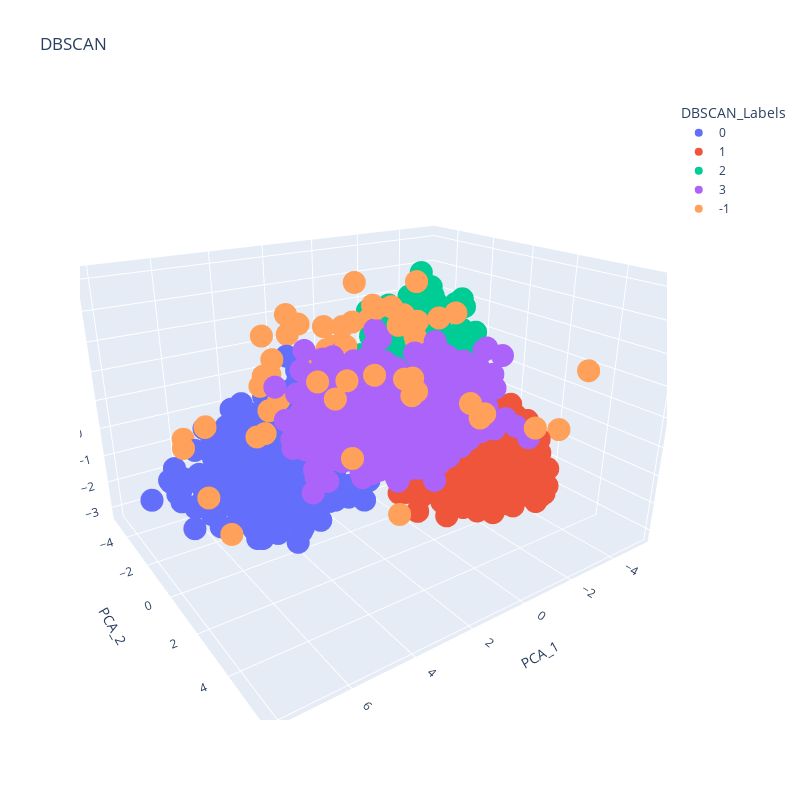

Notebook code cell kept with this figure:
### Code cell
px.scatter_3d(
    pca_df,
    x = "PCA_1",
    y = "PCA_2",
    z = "PCA_3",
    color = 'DBSCAN_Labels',
    title = 'DBSCAN',
    width = 800,
    height = 800
)

### Figure 1 — Plotly figure (JSON) as saved in the notebook; plotly's stock layout.template omitted (floating-point values rounded to 4 significant figures; data arrays with more than 128 entries replaced by an {"elided": "..."} marker saying what was removed)
{"data": [{"hovertemplate": "DBSCAN_Labels=0<br>PCA_1=%{x}<br>PCA_2=%{y}<br>PCA_3=%{z}<extra></extra>", "legendgroup": "0", "marker": {"color": "#636efa", "symbol": "circle"}, "mode": "markers", "name": "0", "scene": "scene", "showlegend": true, "type": "scatter3d", "x": {"elided": "503 float values"}, "y": {"elided": "503 float values"}, "z": {"elided": "503 float values"}}, {"hovertemplate": "DBSCAN_Labels=1<br>PCA_1=%{x}<br>PCA_2=%{y}<br>PCA_3=%{z}<extra></extra>", "legendgroup": "1", "marker": {"color": "#EF553B", "symbol": "circle"}, "mode": "markers", "name": "1", "scene": "scene", "showlegend": true, "type": "scatter3d", "x": {"elided": "621 float values"}, "y": {"elided": "621 float values"}, "z": {"elided": "621 float values"}}, {"hovertemplate": "DBSCAN_Labels=2<br>PCA_1=%{x}<br>PCA_2=%{y}<br>PCA_3=%{z}<extra></extra>", "legendgroup": "2", "marker": {"color": "#00cc96", "symbol": "circle"}, "mode": "markers", "name": "2", "scene": "scene", "showlegend": true, "type": "scatter3d", "x": {"elided": "475 float values"}, "y": {"elided": "475 float values"}, "z": {"elided": "475 float values"}}, {"hovertemplate": "DBSCAN_Labels=3<br>PCA_1=%{x}<br>PCA_2=%{y}<br>PCA_3=%{z}<extra></extra>", "legendgroup": "3", "marker": {"color": "#ab63fa", "symbol": "circle"}, "mode": "markers", "name": "3", "scene": "scene", "showlegend": true, "type": "scatter3d", "x": {"elided": "539 float values"}, "y": {"elided": "539 float values"}, "z": {"elided": "539 float values"}}, {"hovertemplate": "DBSCAN_Labels=-1<br>PCA_1=%{x}<br>PCA_2=%{y}<br>PCA_3=%{z}<extra></extra>", "legendgroup": "-1", "marker": {"color": "#FFA15A", "symbol": "circle"}, "mode": "markers", "name": "-1", "scene": "scene", "showlegend": true, "type": "scatter3d", "x": [-5.329, 4.23, -0.3569, -4.777, 4.441, 2.759, 6.304, 3.709, 2.335, 1.978, -0.1734, 4.4, -0.9653, 3.046, 4.641, 7.035, 6.355, 0.1106, 0.5917, 4.021, -1.593, 4.738, 2.782, 6.658, 5.292, 1.637, -3.061, -1.217, 1.4, 4.784, 3.818, 2.153, 0.3171, -0.4024, 3.149, -1.472, 1.545, -1.5, -0.01093, 4.021, 3.699, -2.033, 2.655, 1.443, -1.362, 4.366, 1.904, 2.423, 0.3231, 3.684, 4.18, -5.228, 2.175, 3.206, 2.637, 0.474, 0.1043, 1.578, 6.243, 2.658, -0.17, 5.082, 2.033], "y": [2.285, -1.436, -3.229, 1.736, 3.116, 3.835, -3.34, -2.794, -4.22, 2.486, 5.808, 3.83, -3.173, 2.966, -0.3429, -1.304, -1.187, -4.418, -3.218, -0.1857, -2.715, -0.4983, 4.189, -0.6251, 0.09606, 5.178, -0.8905, -1.687, 5.472, 2.828, -1.607, 0.07924, -2.525, -4.127, 3.032, -1.149, 5.467, -1.13, -4.824, -0.1857, -0.04547, -1.094, 4.043, -2.904, -1.682, -0.2007, -3.715, 1.898, 2.238, -2.073, 3.276, 3.35, -2.355, -3.495, 4.194, 0.6953, 0.8732, -3.839, -0.1, -2.693, 0.6108, -4.459, 0.275], "z": [-0.6788, 2.205, 4.203, -1.3, 2.973, 3.384, -0.1155, 1.335, -1.662, 4.385, 1.966, 1.546, 2.806, 5.133, 1.518, 0.547, 1.097, 1.52, 2.038, 4.411, 3.26, 0.7366, 3.04, -0.936, 0.99, 2.886, 3.207, 3.147, 2.642, 3.429, 2.614, 3.192, 0.5336, 2.387, 3.333, 2.575, 2.557, 2.45, 2.286, 4.411, 4.108, 1.912, 3.455, 0.9233, 3.232, 1.842, 0.06713, 4.892, 4.274, 1.957, 3.468, 1.856, 2.25, 2.805, 3.125, -2.945, 5.055, 1.467, -2.085, 2.963, 3.721, -0.3857, 3.975]}], "layout": {"height": 800, "legend": {"title": {"text": "DBSCAN_Labels"}, "tracegroupgap": 0}, "scene": {"aspectmode": "auto", "aspectratio": {"x": 1.245, "y": 1.027, "z": 0.7818}, "camera": {"center": {"x": 0, "y": 0, "z": 0}, "eye": {"x": 1.113, "y": 1.597, "z": 0.807}, "projection": {"type": "perspective"}, "up": {"x": 0, "y": 0, "z": 1}}, "domain": {"x": [0, 1], "y": [0, 1]}, "xaxis": {"title": {"text": "PCA_1"}, "type": "linear"}, "yaxis": {"title": {"text": "PCA_2"}, "type": "linear"}, "zaxis": {"title": {"text": "PCA_3"}, "type": "linear"}}, "title": {"text": "DBSCAN"}, "width": 800}}
